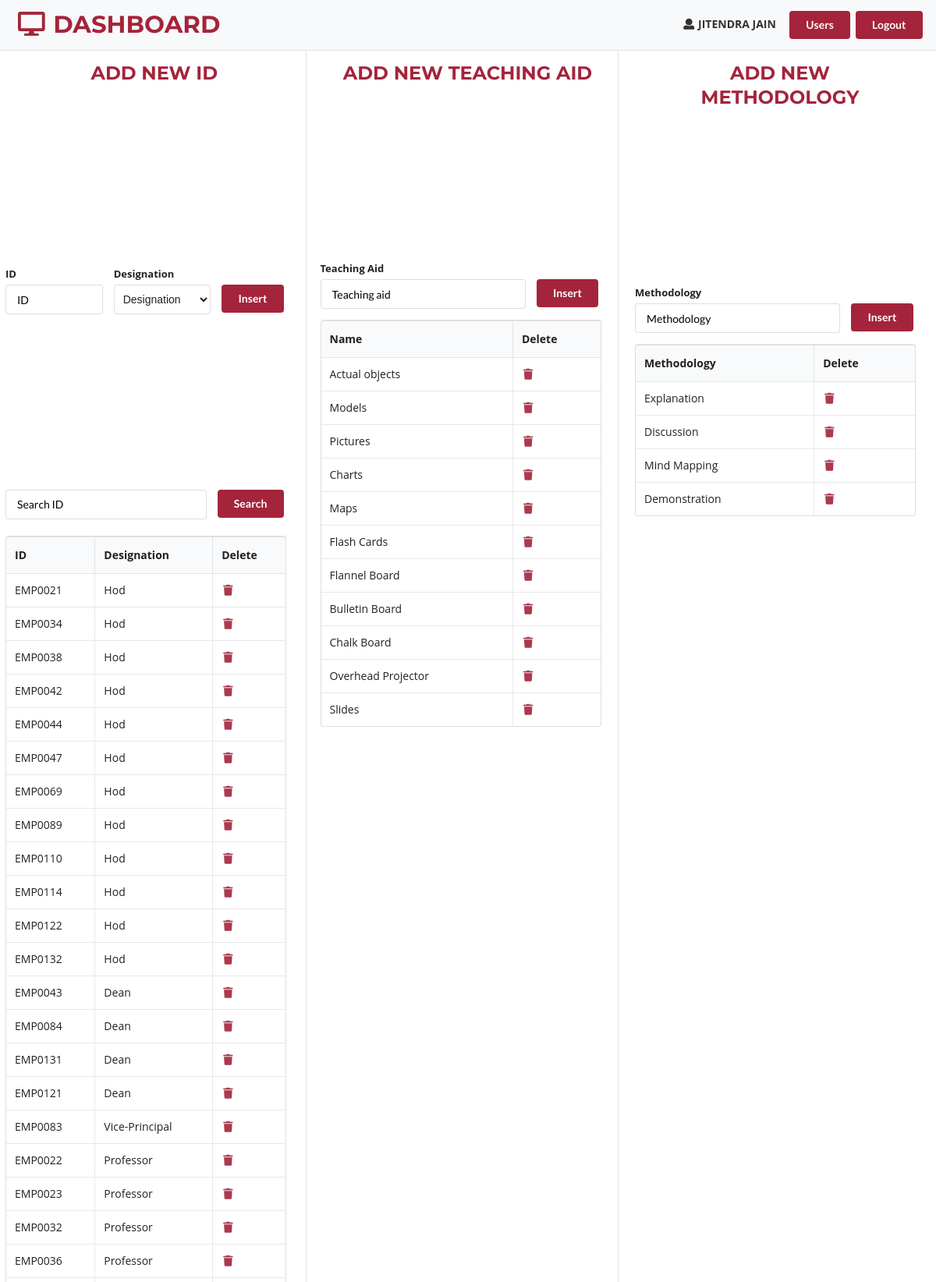
The app's page /admin-dashboard.php (signed in, upper part) with its own data.
### tables this page shows
CREATE TABLE `verifyid` (
  `id` int(50) NOT NULL,
  `tid` varchar(50) NOT NULL,
  `designation` varchar(20) NOT NULL
);

CREATE TABLE `teachingaid` (
  `id` int(100) NOT NULL,
  `name` varchar(100) NOT NULL
);

CREATE TABLE `methodology` (
  `id` int(100) NOT NULL,
  `name` varchar(100) NOT NULL
);

### admin-dashboard.php (the view, shortened to what this page needs)
<?php include("header.php") ?>
<nav class="navbar navbar-expand-lg navbar-light bg-light border-bottom">
        <h2 class="ml-2 my-0 nav-head"><i class="fa fa-desktop fa-fw" aria-hidden="true"></i> DASHBOARD</h2>
        <div class="collapse navbar-collapse" id="navbarSupportedContent">
          <ul class="navbar-nav ml-auto mt-2 mt-lg-0">
            <p id="username" class="mt-0 mr-3 mt-3"><i class='user icon'></i><strong><?php echo $_SESSION['name'] ?></strong></p>
            <a href="users.php"><button type="submit" class="ui button bg-red mx-1 my-2" id="insert-id">Users</button></a>
            <a href="index.php?logout='1'"><button type="submit" class="ui button bg-red mx-1 my-2" id="insert-id">Logout</button></a>
          </ul>
        </div>
 </nav>
 <div class="admin-grid">
    <div class="ad-con mx-2 pr-1 border-right">
        <div class="head-bar">
            <h2 style="text-align:center" class="my-3 mx-4">ADD NEW ID</h2>
        </div>
        <form method="post" action="admin-dashboard.php" class="ui form admin-form ">
          <div class="fields">
            <div id="id-input" class="seven wide field mt-2">
              <label>ID</label>
              <input placeholder="ID" name="tid" type="text" required>
            </div>
            <div id="deg-input" class="seven wide field mt-2">
              <label>Designation</label>
              <select class="ui fluid dropdown" name="designation" required>
                      <option value="">Designation</option>
                  </select>
            </div>
            <div class="field mt-2">
                  <button type="submit" class="ui button bg-red" id="insert-id" name="insert_tid">Insert</button>
            </div>
          </div>
      </form>
      <form method="get" action="admin-dashboard.php" class="ui form admin-form mb-2">
          <div class="fields">
            <div id="id-input" class="fourteen wide field mb-2">
              <input placeholder="Search ID" name="search_tid" type="text" required>
            </div>
            <div class="field">
                  <button type="submit" class="ui button bg-red" id="insert-id">Search</button>
            </div>
          </div>
      </form>
      <div style="max-height: 100vh; overflow-y: auto; margin-bottom: 10vh;" class="container-four">
        <table class="ui celled table admin-table">
              <thead>
                <tr id="table-head">
                  <th>ID</th>
                  <th>Designation</th>
                  <th>Delete</th>
                </tr>
              </thead>
              <tbody>
            <?php
              if (isset($_GET['search_tid'])) {
                $id = $_GET['search_tid'];
                $sql = "SELECT * FROM `verifyid` WHERE `tid` = '$id'";
              } else {
                $sql = "SELECT * FROM `verifyid` WHERE 1";
              }
              $result = $db-> query($sql);
              if($result-> num_rows > 0){
                while ($row = $result-> fetch_assoc()) { ?>
                          <tr><td><?php echo $row["tid"] ?></td>
                          <td><?php echo $row["designation"] ?></td>
                          <td>
                          <form method='post' action='admin-dashboard.php' class='ui form delete'>
                            <button onclick='return checkDelete()' type='submit' name='delete_tid' value='<?php echo $row['id'] ?>' id='delete' class='ui mini icon button delete'>
                              <i class='trash icon'></i>
                            </button>
                          </form>
                          </td>
                          </tr>
                <?php	}
                }
              ?>
            </tbody>
        </table>
      </div>
   </div>
   <div class="ad-con mx-2 pl-1 pr-1 border-right">
   <div class="head-bar">
            <h2 style="text-align:center" class="my-3 mx-4">ADD NEW TEACHING AID</h2>
        </div>
        <form method="post" action="server.php" class="ui form admin-form ">
          <div class="fields">
            <div id="id-input" class="fifteen wide field">
              <label>Teaching Aid</label>
              <input placeholder="Teaching aid" name="teachingaid" type="text" required>
            </div>
            <div class="field">
                  <button type="submit" class="ui button bg-red" id="insert-id" name="insert_teachingaid">Insert</button>
          </div>
          </div>
      </form>
      <div class="container-four">
        <table class="ui celled table admin-table">
              <thead>
                <tr id="table-head">
                  <th>Name</th>
                  <th>Delete</th>
                </tr>
              </thead>
              <tbody>
            <?php
              $sql = "SELECT * FROM `teachingaid` WHERE 1";
              $result = $db-> query($sql);
              if($result-> num_rows > 0){
                while ($row = $result-> fetch_assoc()) { ?>
                          <td><?php echo $row["name"] ?></td>
                          <td>
                          <form method='post' action='admin-dashboard.php' class='ui form delete'>
                            <button onclick='return checkDelete()' type='submit' name='delete_teachingaid' value='<?php echo $row['id'] ?>' id='delete' class='ui mini icon button delete'>
                              <i class='trash icon'></i>
                            </button>
                          </form>
                          </td>
                <?php	}
                }
              ?>
            </tbody>
        </table>
      </div>
   </div>
   <div class="ad-con mx-3">
    <div class="head-bar">
            <h2 style="text-align:center" class="my-3 mx-4">ADD NEW METHODOLOGY</h2>
        </div>
        <form method="post" action="server.php" class="ui form admin-form ">
          <div class="fields">
            <div id="id-input" class="fifteen wide field">
              <label>Methodology</label>
              <input placeholder="Methodology" name="methodology" type="text" required>
            </div>
            <div class="field">
                  <button type="submit" class="ui button bg-red" id="insert-id" name="insert_methodology">Insert</button>
          </div>
          </div>
      </form>
      <div class="container-four">
        <table class="ui celled table admin-table">
              <thead>
                <tr id="table-head">
                  <th>Methodology</th>
                  <th>Delete</th>
                </tr>
              </thead>
              <tbody>
              <?php
                $sql = "SELECT * FROM `methodology` WHERE 1";
                $result = $db-> query($sql);
                if($result-> num_rows > 0){
                  while ($row = $result-> fetch_assoc()) { ?>
                            <td><?php echo $row["name"] ?></td>
                            <td>
                            <form method='post' action='admin-dashboard.php' class='ui form delete'>
                              <button onclick='return checkDelete()' type='submit' name='delete_methodology' value='<?php echo $row['id'] ?>' id='delete' class='ui mini icon button delete'>
                                <i class='trash icon'></i>
                              </button>
                            </form>
                            </td>
                  <?php	}
                  }
                ?>
              </tbody>
        </table>
      </div>
  </div>
 </div>
  <?php include("footer.php") ?>

### CSS/simple-sidebar.css (style rules this page uses)
.bg-red { background: #a4243b !important; color: white !important; }
.nav-head { color: #a4243b; text-align: center !important; font-size: 2.2em; font-family: "Montserrat", sans-serif !important; }

### CSS/style.css (style rules this page uses)
body { background: white; }
form.delete { display: inline; }
#delete { background: #fff !important; box-shadow: none !important; padding: 0 !important; color: #a4243b !important; font-size: 1rem !important; }
.head-bar > h2 { color: #a4243b; font-family: "Montserrat", sans-serif !important; }
::placeholder { color: #000 !important; }
.admin-form { margin-top: 5vh !important; width: 30vw !important; }
.admin-grid { display: grid; grid-template-columns: 1fr 1fr 1fr; }
.admin-table { width: 30vw !important; }

### records on screen
verifyid: tid "EMP0021", designation "Hod", $row['id'] 14 (drawn)
verifyid: tid "EMP0034", designation "Hod", $row['id'] 15 (drawn)
verifyid: tid "EMP0038", designation "Hod", $row['id'] 16 (drawn)
verifyid: tid "EMP0042", designation "Hod", $row['id'] 17 (drawn)
verifyid: tid "EMP0044", designation "Hod", $row['id'] 18 (drawn)
verifyid: tid "EMP0047", designation "Hod", $row['id'] 19 (drawn)
verifyid: tid "EMP0069", designation "Hod", $row['id'] 20 (drawn)
verifyid: tid "EMP0089", designation "Hod", $row['id'] 21 (drawn)
verifyid: tid "EMP0110", designation "Hod", $row['id'] 22 (drawn)
verifyid: tid "EMP0114", designation "Hod", $row['id'] 23 (drawn)
verifyid: tid "EMP0122", designation "Hod", $row['id'] 24 (drawn)
verifyid: tid "EMP0132", designation "Hod", $row['id'] 25 (drawn)
verifyid: tid "EMP0043", designation "Dean", $row['id'] 26 (drawn)
verifyid: tid "EMP0084", designation "Dean", $row['id'] 27 (drawn)
verifyid: tid "EMP0131", designation "Dean", $row['id'] 28 (drawn)
verifyid: tid "EMP0121", designation "Dean", $row['id'] 29 (drawn)
verifyid: tid "EMP0083", designation "Vice-Principal", $row['id'] 30 (drawn)
verifyid: tid "EMP0022", designation "Professor", $row['id'] 31 (drawn)
verifyid: tid "EMP0023", designation "Professor", $row['id'] 32 (drawn)
verifyid: tid "EMP0032", designation "Professor", $row['id'] 33 (drawn)
verifyid: tid "EMP0036", designation "Professor", $row['id'] 34 (drawn)
teachingaid: name "Actual objects", $row['id'] 1 (drawn)
teachingaid: name "Models", $row['id'] 2 (drawn)
teachingaid: name "Pictures", $row['id'] 3 (drawn)
teachingaid: name "Charts", $row['id'] 4 (drawn)
teachingaid: name "Maps", $row['id'] 5 (drawn)
teachingaid: name "Flash Cards", $row['id'] 6 (drawn)
teachingaid: name "Flannel Board", $row['id'] 7 (drawn)
teachingaid: name "Bulletin Board", $row['id'] 8 (drawn)
teachingaid: name "Chalk Board", $row['id'] 9 (drawn)
teachingaid: name "Overhead Projector", $row['id'] 10 (drawn)
teachingaid: name "Slides", $row['id'] 11 (drawn)
methodology: name "Explanation", $row['id'] 1 (drawn)
methodology: name "Discussion", $row['id'] 2 (drawn)
methodology: name "Mind Mapping", $row['id'] 3 (drawn)
methodology: name "Demonstration", $row['id'] 4 (drawn)

### other values on screen
$_SESSION['name'] "JITENDRA JAIN"
